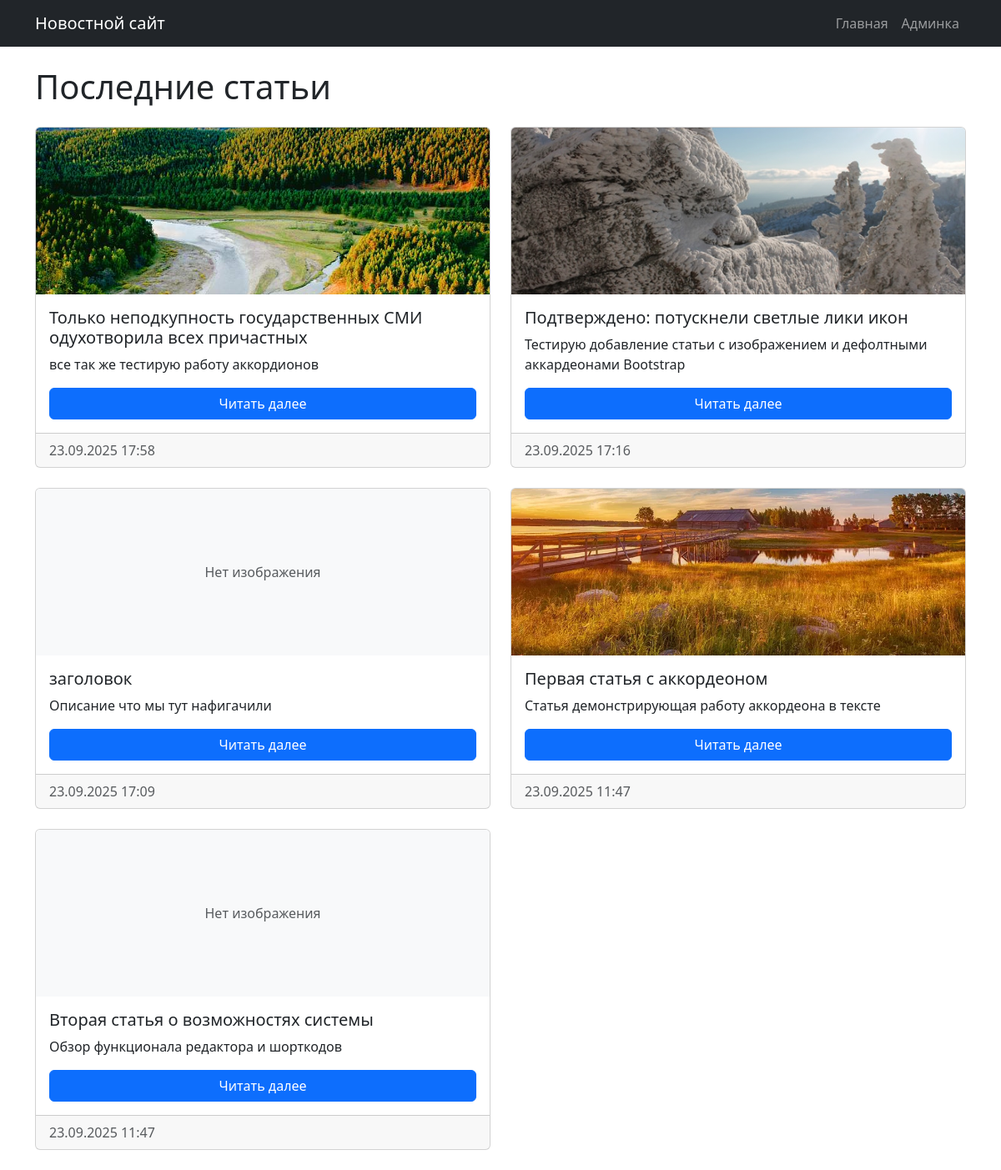
The page / on the database its author committed.
### tables this page shows
CREATE TABLE articles (
    id INTEGER PRIMARY KEY AUTOINCREMENT,
    title TEXT NOT NULL,
    content TEXT NOT NULL,
    short_description TEXT,
    created_at DATETIME DEFAULT CURRENT_TIMESTAMP,
    updated_at DATETIME DEFAULT CURRENT_TIMESTAMP
, preview_image TEXT);

### includes/functions.php (called while the page is built, shortened)
<?php
function getAllArticles() {
    $db = new Database();
    $pdo = $db->getConnection();
    $stmt = $pdo->query("SELECT * FROM articles ORDER BY created_at DESC");
    return $stmt->fetchAll(PDO::FETCH_ASSOC);
}
function truncateText($text, $length = 150) {
    return $text;
}
?>

### index.php (the view, shortened to what this page needs)
<?php
require_once 'includes/functions.php';
$articles = getAllArticles();
?>
<?php include 'includes/header.php'; ?>
<h1 class="mb-4">Последние статьи</h1>
<div class="row">
    <?php foreach ($articles as $article): ?>
    <div class="col-md-6 mb-4">
        <div class="card h-100">
            <?php if (!empty($article['preview_image'])): ?>
            <img src="<?php echo htmlspecialchars($article['preview_image']); ?>"
                 class="card-img-top"
                 style="height: 200px; object-fit: cover;"
                 alt="<?php echo htmlspecialchars($article['title']); ?>"
                 onerror="this.style.display='none'">
            <?php else: ?>
            <div class="card-img-top bg-light d-flex align-items-center justify-content-center"
                 style="height: 200px;">
                <span class="text-muted">Нет изображения</span>
            </div>
            <?php endif; ?>
            <div class="card-body d-flex flex-column">
                <h5 class="card-title"><?php echo htmlspecialchars($article['title']); ?></h5>
                <p class="card-text flex-grow-1"><?php echo truncateText($article['short_description'] ?: $article['content']); ?></p>
                <a href="article.php?id=<?php echo $article['id']; ?>" class="btn btn-primary mt-auto">Читать далее</a>
            </div>
            <div class="card-footer text-muted">
                <?php echo date('d.m.Y H:i', strtotime($article['created_at'])); ?>
            </div>
        </div>
    </div>
    <?php endforeach; ?>
</div>
<?php include 'includes/footer.php'; ?>

### includes/header.php (shortened to what this page needs)
<!DOCTYPE html>
<html lang="ru">
<head>
    <link href="../assets/css/bootstrap.min.css" rel="stylesheet">
    <link href="../assets/css/vendors/quill.snow.css" rel="stylesheet">
</head>
<body>
    <nav class="navbar navbar-expand-lg navbar-dark bg-dark">
        <div class="container">
            <a class="navbar-brand" href="index.php">Новостной сайт</a>
            <div class="navbar-nav">
                <a class="nav-link" href="../index.php">Главная</a>
                <a class="nav-link" href="index.php">Админка</a>
            </div>
        </div>
    </nav>
    <div class="container mt-4">

### includes/footer.php (shortened to what this page needs)
    </div>
</body>
</html>

### rows shown on the page
articles: preview_image (picture), title "Только неподкупность государственных СМИ одухотворила всех причастных", short_description "все так же тестирую работу аккордионов", created_at "23.09.2025 17:58"
articles: preview_image (picture), title "Подтверждено: потускнели светлые лики икон", short_description "Тестирую добавление статьи с изображением и дефолтными аккардеонами Bootstrap", created_at "23.09.2025 17:16"
articles: shows "Нет изображения", title "заголовок", short_description "Описание что мы тут нафигачили", created_at "23.09.2025 17:09"
articles: preview_image (picture), title "Первая статья с аккордеоном", short_description "Статья демонстрирующая работу аккордеона в тексте", created_at "23.09.2025 11:47"
articles: shows "Нет изображения", title "Вторая статья о возможностях системы", short_description "Обзор функционала редактора и шорткодов", created_at "23.09.2025 11:47"
